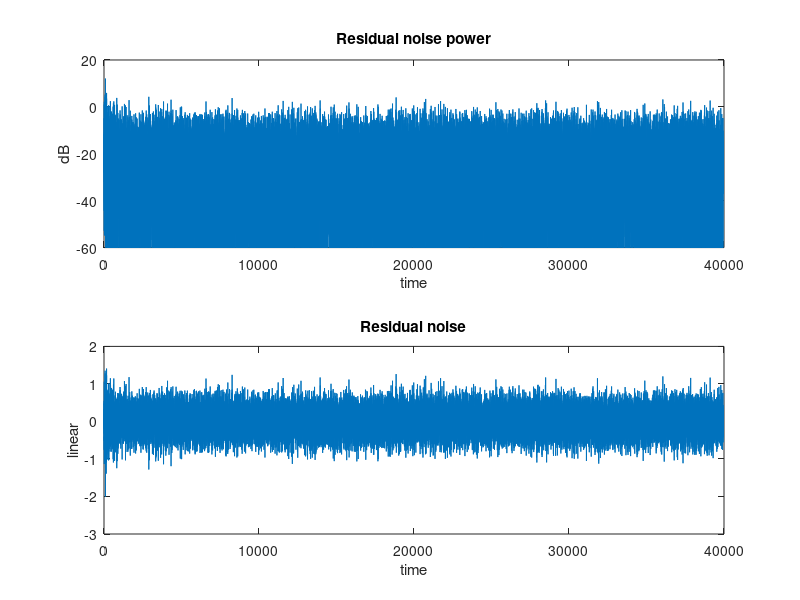
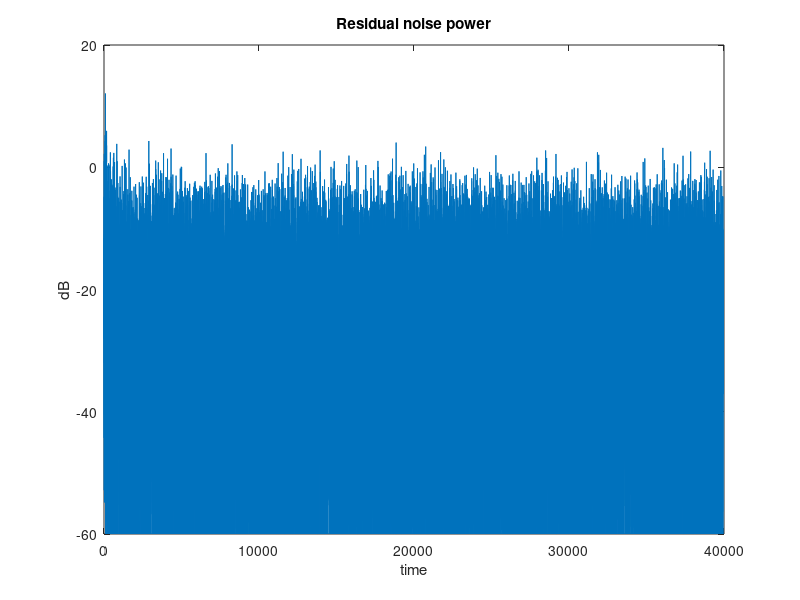

MATLAB code to generate these figures, in order:
%% MIAS project 2015/2016 ("A New Feedforward Hybrid ANC System", Xiao, Wang, 2011)

close all, clear all, clc

simulation = input('Input 0 for broadband noise only, 1 for broadband and narrowband noise: ');
play = 0; % play error signal after noise cancellation
verbose_identification = 0; % show residual error and S_hat(z) estimation accuracy

%% Parameters
N = 40000; % number of iterations
M_p = 41; % P(z) order
M = 21; % S(z) order
M_hat = 31; % S_hat(z) order
L = 51; % H(z) order (adaptive control filter)
frequencies = [0.03*pi; 0.06*pi; 0.09*pi]; % sinusoidal noise component
a_r = [2.0; 1.0; 0.5]; % DFCs 
b_r = [-1.0; -0.5; 0.1]; % DFCs
sigma_p = 0.1; % variance of uncorrelated noise affecting e(n)
sigma_w = 1.0; % variance of reference broadband noise component
mu_h = 0.0007; % stepsize of FxLMS (0.1/L = 0.02)


% fast convergence and low-order adaptive filter
% L = 21; mu_h = 0.0018; %(0.1/L = 0.048)
% firework noise when broadband only
% mu_h = 0.01999;
% firework noise when mixed
mu_h = 0.0027;


%% Filters
P = [fir1(M_p-1, 0.4)]'; % primary path P(z)
S = [fir1(M-1, 0.4)]'; % secondary path S(z)
S_hat = zeros(M_hat,1); % secondary path estimation S^(z)
h = zeros(L,1); % adaptive control filter H(z)


%% Signals (see Fig. 1)
p_0 = zeros(N,1); % primary noise
e_0 = zeros(N,1);
e_0_prime = zeros(N,1);
e = zeros(N,1);
y = zeros(N,1);
x_r_hat = zeros(N,1);
v_p = randn(N,1)*sqrt(sigma_p); % uncorrelated noise acting on the error microphone

% compute reference noise x_r(n)
x_r = randn(N,1)*sqrt(sigma_w); % broadband component
if simulation == 1
    q = length(frequencies); % number of frequencies
    time = 1:N;
    for ii = 1:q
        x_a_i = [cos(frequencies(ii)*time)]';
        x_b_i = [sin(frequencies(ii)*time)]';
        x_r = x_r + a_r(ii)*x_a_i + b_r(ii)*x_b_i;
    end
    x_r = x_r/std(x_r);
    % normalise so that the signal power in both simulation is 1
    % bandpower(x_r) == 1 in both cases
    % sqrt(var(x)?y(n)^2/var(y)), which simplifies to std(x)/std(y)
end

%% Identification of S_hat(z)
mu_s = 0.001;
omega = 1; % variance of excitation signal
N_s = 10000;
x_s = randn(N_s,1)*omega; % input noise for identification
d_s = zeros(N_s,1);
y_s = zeros(N_s,1);
e_s = zeros(N_s,1);
disp('Identifying S_hat(z)...')
for n = M_hat+1:N_s
    % compute d_s(n)
    X_s = x_s(n:-1:n-M+1);
    d_s(n) = S'*X_s;
    % compute y_s(n)
    X_s = x_s(n:-1:n-M_hat+1);
    y_s(n) = S_hat'*X_s;
    % compute e(n) and update weights
    e_s(n) = d_s(n) - y_s(n);
    S_hat = S_hat + mu_s*e_s(n)*X_s;
end
disp('Identification complete.')

if verbose_identification == 1
    figure
    plot(e_s), axis([1 N_s -1.1 1.1])
    title('e(n)')
    figure, freqz(S,1)
    figure, freqz(S_hat,1)
    pause
    close all
end

%% Algorithm (conventional broadband ANC)
first_sample = max([M_p, M, L, M_hat]);
for n = first_sample:N
    % compute primary noise p_0(n)
    X_r = x_r(n:-1:n-M_p+1);
    p_0(n) = P'*X_r;
    
    % compute y(n)
    X_r = x_r(n:-1:n-L+1);
    y(n) = h'*X_r;
    
    e_0(n) = p_0(n) - y(n);
    
    % compute e_0_prime(n)
    E_0 = e_0(n:-1:n-M+1);
    e_0_prime(n) = S'*E_0;
    
    e(n) = e_0_prime(n) + v_p(n); % add (uncorrelated) measurement noise
    
    % compute reference signal
    X_r = x_r(n:-1:n-M_hat+1);
    x_r_hat(n) = S_hat'*X_r;
    
    % update filter
    X_r_hat = x_r_hat(n:-1:n-L+1);
    h = h + mu_h*e(n)*X_r_hat;
    
    if e(n) > 5 % diverging
       disp(['out at ', num2str(n)]), return
    end
end

%{d
figure
res_pow = e(first_sample:end).^2;
res_pow(res_pow < sigma_p/100) = sigma_p/100;
subplot(211), plot(20*log10(res_pow))
xlabel('time'), ylabel('dB'), title('Residual noise power')
subplot(212), plot(e(first_sample:end))
xlabel('time'), ylabel('linear'), title('Residual noise')
%}
%{d
figure
res_pow = e(first_sample:end).^2;
res_pow(res_pow < sigma_p/100) = sigma_p/100;
plot(20*log10(res_pow)), xlabel('time'), ylabel('dB'), title('Residual noise power')
%}
%{
figure
[~,F,T,P] = spectrogram(e);
imagesc(T,F,10*log(abs(P))), colorbar
%}

if play == 1
    sound(e(first_sample*2:end), 20000)
end
